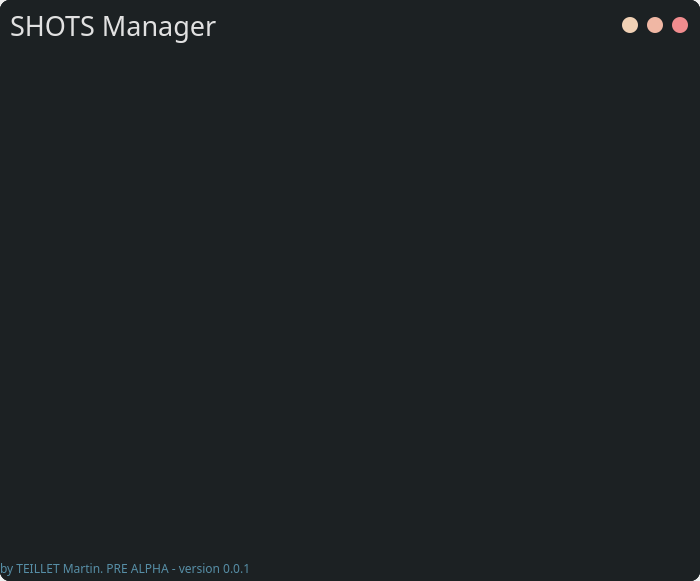
<?xml version="1.0" encoding="UTF-8"?>
<ui version="4.0">
 <class>MainWindow</class>
 <widget class="QMainWindow" name="MainWindow">
  <property name="geometry">
   <rect>
    <x>0</x>
    <y>0</y>
    <width>700</width>
    <height>581</height>
   </rect>
  </property>
  <property name="windowTitle">
   <string>MainWindow</string>
  </property>
  <property name="styleSheet">
   <string notr="true">background-color: none;</string>
  </property>
  <widget class="QWidget" name="centralwidget">
   <property name="styleSheet">
    <string notr="true">background-color: rgb(28, 33, 35);

border-radius :10px;
</string>
   </property>
   <layout class="QVBoxLayout" name="verticalLayout">
    <property name="spacing">
     <number>0</number>
    </property>
    <property name="leftMargin">
     <number>0</number>
    </property>
    <property name="topMargin">
     <number>0</number>
    </property>
    <property name="rightMargin">
     <number>0</number>
    </property>
    <property name="bottomMargin">
     <number>0</number>
    </property>
    <item>
     <widget class="QFrame" name="header_bar">
      <property name="maximumSize">
       <size>
        <width>16777215</width>
        <height>50</height>
       </size>
      </property>
      <property name="frameShape">
       <enum>QFrame::StyledPanel</enum>
      </property>
      <property name="frameShadow">
       <enum>QFrame::Raised</enum>
      </property>
      <layout class="QHBoxLayout" name="horizontalLayout">
       <property name="spacing">
        <number>0</number>
       </property>
       <property name="leftMargin">
        <number>0</number>
       </property>
       <property name="topMargin">
        <number>0</number>
       </property>
       <property name="rightMargin">
        <number>0</number>
       </property>
       <property name="bottomMargin">
        <number>0</number>
       </property>
       <item>
        <widget class="QFrame" name="title_bar">
         <property name="frameShape">
          <enum>QFrame::StyledPanel</enum>
         </property>
         <property name="frameShadow">
          <enum>QFrame::Raised</enum>
         </property>
         <widget class="QLabel" name="label_title">
          <property name="geometry">
           <rect>
            <x>10</x>
            <y>0</y>
            <width>767</width>
            <height>50</height>
           </rect>
          </property>
          <property name="font">
           <font>
            <family>Fira Sans Condensed</family>
            <pointsize>20</pointsize>
           </font>
          </property>
          <property name="styleSheet">
           <string notr="true">color: rgb(225, 225, 225);</string>
          </property>
          <property name="text">
           <string>SHOTS Manager</string>
          </property>
         </widget>
        </widget>
       </item>
       <item>
        <widget class="QFrame" name="btns_bar">
         <property name="maximumSize">
          <size>
           <width>90</width>
           <height>16777215</height>
          </size>
         </property>
         <property name="layoutDirection">
          <enum>Qt::LeftToRight</enum>
         </property>
         <property name="frameShape">
          <enum>QFrame::StyledPanel</enum>
         </property>
         <property name="frameShadow">
          <enum>QFrame::Raised</enum>
         </property>
         <layout class="QHBoxLayout" name="horizontalLayout_2">
          <item>
           <widget class="QPushButton" name="btn_maximize">
            <property name="minimumSize">
             <size>
              <width>16</width>
              <height>16</height>
             </size>
            </property>
            <property name="maximumSize">
             <size>
              <width>16</width>
              <height>16</height>
             </size>
            </property>
            <property name="styleSheet">
             <string notr="true">QPushButton {
	border : none;
	border-radius : 8px;
	background-color: rgb(241,209,181);
}
QPushButton:hover {
	background-color:  rgba(241,209,181, 150);
}</string>
            </property>
            <property name="text">
             <string/>
            </property>
           </widget>
          </item>
          <item>
           <widget class="QPushButton" name="btn_minimize">
            <property name="minimumSize">
             <size>
              <width>16</width>
              <height>16</height>
             </size>
            </property>
            <property name="maximumSize">
             <size>
              <width>16</width>
              <height>16</height>
             </size>
            </property>
            <property name="styleSheet">
             <string notr="true">QPushButton {
	border : none;
	border-radius : 8px;
	background-color: rgb(240,183,164);
}
QPushButton:hover {
	background-color:  rgba(240,183,164,150);
}</string>
            </property>
            <property name="text">
             <string/>
            </property>
           </widget>
          </item>
          <item>
           <widget class="QPushButton" name="btn_close">
            <property name="minimumSize">
             <size>
              <width>16</width>
              <height>16</height>
             </size>
            </property>
            <property name="maximumSize">
             <size>
              <width>16</width>
              <height>16</height>
             </size>
            </property>
            <property name="styleSheet">
             <string notr="true">QPushButton {
	border : none;
	border-radius : 8px;
	background-color: rgb(241,140,142);
}
QPushButton:hover {
	background-color:  rgba(241,140,142, 150);
}</string>
            </property>
            <property name="text">
             <string/>
            </property>
           </widget>
          </item>
         </layout>
        </widget>
       </item>
      </layout>
     </widget>
    </item>
    <item>
     <widget class="QFrame" name="central_bar">
      <property name="frameShape">
       <enum>QFrame::StyledPanel</enum>
      </property>
      <property name="frameShadow">
       <enum>QFrame::Raised</enum>
      </property>
      <layout class="QHBoxLayout" name="horizontalLayout_4">
       <property name="spacing">
        <number>0</number>
       </property>
       <property name="leftMargin">
        <number>0</number>
       </property>
       <property name="topMargin">
        <number>0</number>
       </property>
       <property name="rightMargin">
        <number>0</number>
       </property>
       <property name="bottomMargin">
        <number>0</number>
       </property>
       <item>
        <widget class="QFrame" name="frame">
         <property name="maximumSize">
          <size>
           <width>10</width>
           <height>16777215</height>
          </size>
         </property>
         <property name="frameShape">
          <enum>QFrame::StyledPanel</enum>
         </property>
         <property name="frameShadow">
          <enum>QFrame::Raised</enum>
         </property>
        </widget>
       </item>
       <item>
        <widget class="QFrame" name="frame_2">
         <property name="frameShape">
          <enum>QFrame::StyledPanel</enum>
         </property>
         <property name="frameShadow">
          <enum>QFrame::Raised</enum>
         </property>
         <layout class="QVBoxLayout" name="verticalLayout_2">
          <property name="spacing">
           <number>0</number>
          </property>
          <property name="leftMargin">
           <number>0</number>
          </property>
          <property name="topMargin">
           <number>0</number>
          </property>
          <property name="rightMargin">
           <number>0</number>
          </property>
          <property name="bottomMargin">
           <number>0</number>
          </property>
          <item>
           <widget class="QFrame" name="shots_bar">
            <property name="frameShape">
             <enum>QFrame::StyledPanel</enum>
            </property>
            <property name="frameShadow">
             <enum>QFrame::Raised</enum>
            </property>
            <widget class="QTableWidget" name="tableWidget">
             <property name="geometry">
              <rect>
               <x>0</x>
               <y>0</y>
               <width>675</width>
               <height>450</height>
              </rect>
             </property>
            </widget>
           </widget>
          </item>
          <item>
           <widget class="QFrame" name="actions_bar">
            <property name="maximumSize">
             <size>
              <width>16777215</width>
              <height>50</height>
             </size>
            </property>
            <property name="frameShape">
             <enum>QFrame::StyledPanel</enum>
            </property>
            <property name="frameShadow">
             <enum>QFrame::Raised</enum>
            </property>
           </widget>
          </item>
         </layout>
        </widget>
       </item>
       <item>
        <widget class="QFrame" name="frame_3">
         <property name="maximumSize">
          <size>
           <width>10</width>
           <height>16777215</height>
          </size>
         </property>
         <property name="frameShape">
          <enum>QFrame::StyledPanel</enum>
         </property>
         <property name="frameShadow">
          <enum>QFrame::Raised</enum>
         </property>
        </widget>
       </item>
      </layout>
     </widget>
    </item>
    <item>
     <widget class="QFrame" name="footer_bar">
      <property name="maximumSize">
       <size>
        <width>16777215</width>
        <height>25</height>
       </size>
      </property>
      <property name="frameShape">
       <enum>QFrame::StyledPanel</enum>
      </property>
      <property name="frameShadow">
       <enum>QFrame::Raised</enum>
      </property>
      <layout class="QHBoxLayout" name="horizontalLayout_3">
       <property name="spacing">
        <number>0</number>
       </property>
       <property name="leftMargin">
        <number>0</number>
       </property>
       <property name="topMargin">
        <number>0</number>
       </property>
       <property name="rightMargin">
        <number>0</number>
       </property>
       <property name="bottomMargin">
        <number>0</number>
       </property>
       <item>
        <widget class="QLabel" name="label_alphaversion">
         <property name="font">
          <font>
           <family>Overpass Mono Light</family>
          </font>
         </property>
         <property name="styleSheet">
          <string notr="true">color: rgb(86, 142, 166);</string>
         </property>
         <property name="text">
          <string>by TEILLET Martin. PRE ALPHA - version 0.0.1</string>
         </property>
        </widget>
       </item>
      </layout>
     </widget>
    </item>
   </layout>
  </widget>
 </widget>
 <resources/>
 <connections/>
</ui>
